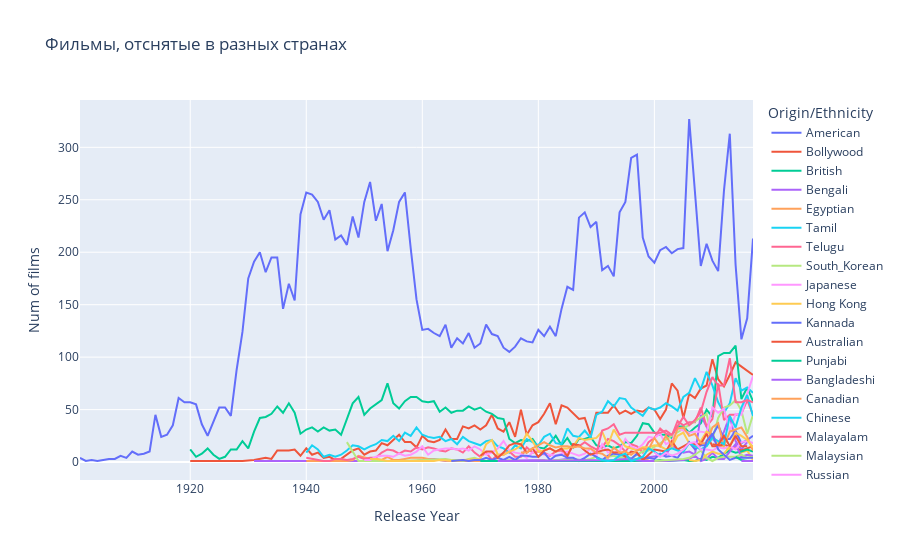

This figure's notebook cell:
### Code cell
px.line(df1,x='Release Year', y='Num of films', color='Origin/Ethnicity',  
                title="Фильмы, отснятые в разных странах", log_y=False)

### Figure 1 — Plotly figure (JSON) as saved in the notebook; plotly's stock layout.template omitted (floating-point values rounded to 4 significant figures)
{"data": [{"hovertemplate": "Origin/Ethnicity=American<br>Release Year=%{x}<br>Num of films=%{y}<extra></extra>", "legendgroup": "American", "line": {"color": "#636efa", "dash": "solid"}, "marker": {"symbol": "circle"}, "mode": "lines", "name": "American", "orientation": "v", "showlegend": true, "type": "scatter", "x": [1901, 1902, 1903, 1904, 1905, 1906, 1907, 1908, 1909, 1910, 1911, 1912, 1913, 1914, 1915, 1916, 1917, 1918, 1919, 1920, 1921, 1922, 1923, 1924, 1925, 1926, 1927, 1928, 1929, 1930, 1931, 1932, 1933, 1934, 1935, 1936, 1937, 1938, 1939, 1940, 1941, 1942, 1943, 1944, 1945, 1946, 1947, 1948, 1949, 1950, 1951, 1952, 1953, 1954, 1955, 1956, 1957, 1958, 1959, 1960, 1961, 1962, 1963, 1964, 1965, 1966, 1967, 1968, 1969, 1970, 1971, 1972, 1973, 1974, 1975, 1976, 1977, 1978, 1979, 1980, 1981, 1982, 1983, 1984, 1985, 1986, 1987, 1988, 1989, 1990, 1991, 1992, 1993, 1994, 1995, 1996, 1997, 1998, 1999, 2000, 2001, 2002, 2003, 2004, 2005, 2006, 2007, 2008, 2009, 2010, 2011, 2012, 2013, 2014, 2015, 2016, 2017], "xaxis": "x", "y": [4, 1, 2, 1, 2, 3, 3, 6, 4, 10, 7, 8, 10, 45, 24, 26, 35, 61, 57, 57, 55, 36, 25, 38, 52, 52, 44, 88, 124, 175, 191, 200, 181, 195, 195, 146, 170, 154, 236, 257, 255, 248, 231, 240, 212, 216, 207, 234, 214, 248, 267, 230, 246, 201, 221, 248, 257, 204, 155, 126, 127, 123, 120, 131, 109, 118, 113, 123, 109, 113, 131, 122, 120, 109, 105, 110, 118, 115, 114, 126, 120, 129, 120, 146, 167, 164, 233, 238, 224, 229, 183, 187, 177, 238, 248, 290, 293, 214, 196, 190, 202, 205, 199, 203, 204, 327, 259, 187, 208, 192, 182, 259, 313, 188, 117, 137, 213], "yaxis": "y"}, {"hovertemplate": "Origin/Ethnicity=Bollywood<br>Release Year=%{x}<br>Num of films=%{y}<extra></extra>", "legendgroup": "Bollywood", "line": {"color": "#EF553B", "dash": "solid"}, "marker": {"symbol": "circle"}, "mode": "lines", "name": "Bollywood", "orientation": "v", "showlegend": true, "type": "scatter", "x": [1920, 1921, 1929, 1931, 1933, 1934, 1935, 1936, 1937, 1938, 1939, 1940, 1941, 1942, 1943, 1944, 1945, 1946, 1947, 1948, 1949, 1950, 1951, 1952, 1953, 1954, 1955, 1956, 1957, 1958, 1959, 1960, 1961, 1962, 1963, 1964, 1965, 1966, 1967, 1968, 1969, 1970, 1971, 1972, 1973, 1974, 1975, 1976, 1977, 1978, 1979, 1980, 1981, 1982, 1983, 1984, 1985, 1986, 1987, 1988, 1989, 1990, 1991, 1992, 1993, 1994, 1995, 1996, 1997, 1998, 1999, 2000, 2001, 2002, 2003, 2004, 2005, 2006, 2007, 2008, 2009, 2010, 2011, 2012, 2013, 2014, 2017], "xaxis": "x", "y": [1, 1, 1, 2, 4, 3, 11, 11, 11, 12, 6, 13, 7, 9, 4, 5, 2, 3, 7, 11, 13, 7, 10, 11, 18, 16, 21, 26, 19, 19, 14, 25, 20, 19, 21, 31, 22, 22, 34, 32, 35, 31, 35, 45, 32, 29, 38, 24, 50, 26, 35, 38, 46, 56, 36, 54, 52, 46, 41, 42, 26, 47, 47, 47, 54, 46, 49, 46, 49, 48, 52, 50, 41, 50, 75, 68, 42, 65, 61, 70, 73, 98, 79, 72, 83, 95, 83], "yaxis": "y"}, {"hovertemplate": "Origin/Ethnicity=British<br>Release Year=%{x}<br>Num of films=%{y}<extra></extra>", "legendgroup": "British", "line": {"color": "#00cc96", "dash": "solid"}, "marker": {"symbol": "circle"}, "mode": "lines", "name": "British", "orientation": "v", "showlegend": true, "type": "scatter", "x": [1920, 1921, 1922, 1923, 1924, 1925, 1926, 1927, 1928, 1929, 1930, 1931, 1932, 1933, 1934, 1935, 1936, 1937, 1938, 1939, 1940, 1941, 1942, 1943, 1944, 1945, 1946, 1947, 1948, 1949, 1950, 1951, 1952, 1953, 1954, 1955, 1956, 1957, 1958, 1959, 1960, 1961, 1962, 1963, 1964, 1965, 1966, 1967, 1968, 1969, 1970, 1971, 1972, 1973, 1974, 1975, 1976, 1977, 1978, 1979, 1980, 1981, 1982, 1983, 1984, 1985, 1986, 1987, 1988, 1989, 1990, 1991, 1992, 1993, 1994, 1995, 1996, 1997, 1998, 1999, 2000, 2001, 2002, 2003, 2004, 2005, 2006, 2007, 2008, 2009, 2010, 2011, 2012, 2013, 2014, 2015, 2016, 2017], "xaxis": "x", "y": [12, 5, 8, 13, 7, 3, 5, 12, 12, 20, 13, 29, 42, 43, 46, 53, 47, 56, 47, 27, 31, 33, 29, 33, 30, 31, 26, 41, 56, 62, 45, 51, 55, 59, 75, 56, 51, 58, 62, 62, 58, 57, 58, 48, 52, 47, 49, 49, 53, 50, 52, 48, 46, 42, 41, 22, 18, 21, 20, 22, 14, 13, 18, 25, 16, 23, 14, 22, 22, 24, 16, 14, 16, 13, 15, 19, 18, 25, 37, 36, 28, 26, 26, 23, 34, 34, 28, 33, 37, 50, 43, 101, 104, 104, 111, 60, 71, 58], "yaxis": "y"}, {"hovertemplate": "Origin/Ethnicity=Bengali<br>Release Year=%{x}<br>Num of films=%{y}<extra></extra>", "legendgroup": "Bengali", "line": {"color": "#ab63fa", "dash": "solid"}, "marker": {"symbol": "circle"}, "mode": "lines", "name": "Bengali", "orientation": "v", "showlegend": true, "type": "scatter", "x": [1931, 1932, 1933, 1935, 1955, 1956, 1957, 1958, 1959, 1961, 1962, 1963, 1964, 1966, 1967, 1968, 1970, 1971, 1981, 1982, 1985, 1990, 1992, 1993, 1997, 2002, 2003, 2004, 2005, 2006, 2007, 2008, 2010, 2011, 2012, 2013, 2014, 2015, 2016], "xaxis": "x", "y": [1, 1, 1, 1, 1, 1, 1, 1, 1, 3, 3, 2, 1, 2, 1, 1, 2, 1, 2, 1, 3, 1, 1, 1, 3, 7, 16, 12, 9, 10, 7, 45, 22, 17, 29, 44, 20, 12, 19], "yaxis": "y"}, {"hovertemplate": "Origin/Ethnicity=Egyptian<br>Release Year=%{x}<br>Num of films=%{y}<extra></extra>", "legendgroup": "Egyptian", "line": {"color": "#FFA15A", "dash": "solid"}, "marker": {"symbol": "circle"}, "mode": "lines", "name": "Egyptian", "orientation": "v", "showlegend": true, "type": "scatter", "x": [1940, 1944, 1946, 1947, 1948, 1949, 1951, 1952, 1953, 1954, 1955, 1956, 1957, 1958, 1959, 1960, 1961, 1963, 1965, 1969, 1971, 1975, 1979, 1981, 1982, 1983, 1985, 1986, 1990, 1991, 1992, 1994, 1999], "xaxis": "x", "y": [1, 1, 1, 1, 2, 6, 3, 3, 2, 5, 2, 2, 3, 4, 4, 4, 3, 2, 1, 1, 1, 1, 1, 1, 1, 1, 1, 1, 1, 2, 1, 2, 2], "yaxis": "y"}, {"hovertemplate": "Origin/Ethnicity=Tamil<br>Release Year=%{x}<br>Num of films=%{y}<extra></extra>", "legendgroup": "Tamil", "line": {"color": "#19d3f3", "dash": "solid"}, "marker": {"symbol": "circle"}, "mode": "lines", "name": "Tamil", "orientation": "v", "showlegend": true, "type": "scatter", "x": [1940, 1941, 1942, 1943, 1944, 1945, 1946, 1947, 1948, 1949, 1950, 1951, 1952, 1953, 1954, 1955, 1956, 1957, 1958, 1959, 1960, 1961, 1962, 1963, 1964, 1965, 1966, 1967, 1968, 1969, 1970, 1971, 1972, 1973, 1974, 1975, 1976, 1977, 1978, 1979, 1980, 1981, 1982, 1983, 1984, 1985, 1986, 1987, 1988, 1989, 1990, 1991, 1992, 1993, 1994, 1995, 1996, 1997, 1998, 1999, 2000, 2001, 2002, 2003, 2004, 2005, 2006, 2007, 2008, 2009, 2010, 2011, 2012, 2013, 2014, 2015, 2016, 2017], "xaxis": "x", "y": [9, 16, 12, 5, 7, 5, 7, 11, 16, 15, 12, 15, 17, 21, 20, 25, 20, 28, 25, 33, 26, 24, 23, 24, 20, 22, 17, 24, 20, 18, 16, 20, 21, 15, 13, 9, 16, 13, 22, 19, 16, 24, 27, 18, 17, 32, 25, 24, 30, 23, 45, 48, 58, 53, 61, 60, 52, 48, 44, 52, 50, 52, 56, 53, 49, 62, 66, 80, 69, 86, 73, 57, 47, 56, 80, 68, 71, 66], "yaxis": "y"}, {"hovertemplate": "Origin/Ethnicity=Telugu<br>Release Year=%{x}<br>Num of films=%{y}<extra></extra>", "legendgroup": "Telugu", "line": {"color": "#FF6692", "dash": "solid"}, "marker": {"symbol": "circle"}, "mode": "lines", "name": "Telugu", "orientation": "v", "showlegend": true, "type": "scatter", "x": [1940, 1942, 1943, 1944, 1945, 1946, 1947, 1948, 1949, 1950, 1951, 1952, 1953, 1954, 1955, 1956, 1957, 1958, 1959, 1960, 1961, 1962, 1963, 1964, 1965, 1966, 1967, 1968, 1969, 1970, 1971, 1972, 1973, 1974, 1975, 1976, 1977, 1978, 1979, 1980, 1981, 1982, 1983, 1984, 1985, 1986, 1987, 1988, 1989, 1990, 1991, 1992, 1993, 1994, 1995, 1996, 1997, 1998, 1999, 2000, 2001, 2002, 2003, 2004, 2005, 2006, 2007, 2008, 2009, 2010, 2011, 2012, 2013, 2014, 2015, 2016, 2017], "xaxis": "x", "y": [4, 2, 1, 1, 3, 3, 2, 3, 5, 3, 4, 4, 9, 12, 11, 8, 11, 10, 14, 12, 14, 13, 11, 10, 13, 12, 9, 15, 9, 5, 9, 2, 7, 7, 10, 5, 5, 14, 9, 10, 9, 6, 10, 11, 5, 17, 15, 19, 15, 12, 14, 22, 20, 16, 10, 17, 15, 9, 19, 23, 32, 27, 25, 39, 35, 38, 38, 52, 34, 41, 75, 40, 45, 45, 46, 59, 45], "yaxis": "y"}, {"hovertemplate": "Origin/Ethnicity=South_Korean<br>Release Year=%{x}<br>Num of films=%{y}<extra></extra>", "legendgroup": "South_Korean", "line": {"color": "#B6E880", "dash": "solid"}, "marker": {"symbol": "circle"}, "mode": "lines", "name": "South_Korean", "orientation": "v", "showlegend": true, "type": "scatter", "x": [1947, 1949, 1956, 1960, 1961, 1963, 1964, 1965, 1966, 1967, 1968, 1969, 1970, 1971, 1972, 1973, 1975, 1976, 1977, 1978, 1979, 1984, 1985, 1986, 1987, 1988, 1989, 1990, 1991, 1992, 1993, 1994, 1995, 1996, 1997, 1998, 1999, 2009, 2010, 2011, 2012, 2013, 2014, 2015, 2016, 2017], "xaxis": "x", "y": [19, 1, 1, 2, 2, 3, 3, 2, 2, 1, 3, 4, 2, 1, 2, 1, 2, 2, 1, 1, 1, 2, 2, 3, 2, 2, 3, 5, 1, 5, 6, 4, 5, 3, 7, 10, 11, 46, 21, 42, 52, 54, 59, 49, 27, 45], "yaxis": "y"}, {"hovertemplate": "Origin/Ethnicity=Japanese<br>Release Year=%{x}<br>Num of films=%{y}<extra></extra>", "legendgroup": "Japanese", "line": {"color": "#FF97FF", "dash": "solid"}, "marker": {"symbol": "circle"}, "mode": "lines", "name": "Japanese", "orientation": "v", "showlegend": true, "type": "scatter", "x": [1950, 1951, 1952, 1953, 1954, 1955, 1956, 1957, 1958, 1959, 1960, 1961, 1962, 1963, 1964, 1965, 1966, 1967, 1968, 1969, 1970, 1971, 1972, 1973, 1974, 1975, 1976, 1977, 1978, 1979, 1980, 1981, 1982, 1983, 1984, 1985, 1986, 1987, 1988, 1989, 1990, 1991, 1992, 1993, 1994, 1995, 1996, 1997, 1998, 1999, 2000, 2001, 2002, 2003, 2004, 2005, 2006, 2007, 2008, 2009, 2010, 2011, 2012, 2013, 2014, 2015, 2016, 2017], "xaxis": "x", "y": [2, 2, 5, 6, 6, 5, 8, 6, 7, 10, 15, 7, 11, 12, 13, 13, 12, 13, 11, 15, 12, 7, 9, 13, 20, 11, 9, 8, 4, 9, 13, 7, 7, 6, 8, 10, 8, 6, 8, 13, 6, 17, 9, 9, 10, 22, 15, 12, 17, 24, 23, 27, 17, 20, 32, 30, 28, 29, 29, 28, 52, 47, 51, 29, 46, 45, 65, 82], "yaxis": "y"}, {"hovertemplate": "Origin/Ethnicity=Hong Kong<br>Release Year=%{x}<br>Num of films=%{y}<extra></extra>", "legendgroup": "Hong Kong", "line": {"color": "#FECB52", "dash": "solid"}, "marker": {"symbol": "circle"}, "mode": "lines", "name": "Hong Kong", "orientation": "v", "showlegend": true, "type": "scatter", "x": [1951, 1952, 1954, 1955, 1958, 1962, 1963, 1966, 1967, 1970, 1971, 1972, 1973, 1974, 1975, 1976, 1977, 1978, 1979, 1980, 1981, 1982, 1983, 1984, 1985, 1986, 1987, 1988, 1989, 1990, 1991, 1992, 1993, 1994, 1995, 1996, 1997, 1998, 1999, 2000, 2001, 2002, 2003, 2004, 2005, 2006, 2007, 2008, 2009, 2010, 2011, 2012, 2013, 2014, 2015, 2016, 2017], "xaxis": "x", "y": [3, 3, 1, 1, 1, 1, 2, 1, 2, 3, 17, 21, 7, 7, 10, 12, 16, 27, 20, 10, 11, 13, 10, 13, 13, 15, 23, 21, 22, 23, 29, 16, 31, 22, 15, 13, 11, 14, 14, 16, 15, 12, 14, 25, 28, 18, 13, 20, 29, 26, 17, 14, 12, 16, 9, 11, 2], "yaxis": "y"}, {"hovertemplate": "Origin/Ethnicity=Kannada<br>Release Year=%{x}<br>Num of films=%{y}<extra></extra>", "legendgroup": "Kannada", "line": {"color": "#636efa", "dash": "solid"}, "marker": {"symbol": "circle"}, "mode": "lines", "name": "Kannada", "orientation": "v", "showlegend": true, "type": "scatter", "x": [1965, 1967, 1968, 1969, 1970, 1971, 1972, 1973, 1974, 1975, 1976, 1977, 1978, 1979, 1980, 1981, 1982, 1983, 1984, 1985, 1986, 1987, 1988, 1989, 1990, 1991, 1992, 1993, 1994, 1995, 1996, 1997, 1998, 1999, 2000, 2001, 2002, 2003, 2004, 2005, 2006, 2007, 2008, 2009, 2010, 2011, 2012, 2013, 2014, 2015, 2016, 2017], "xaxis": "x", "y": [1, 2, 1, 2, 2, 4, 2, 4, 2, 5, 2, 6, 6, 5, 5, 9, 2, 6, 7, 4, 4, 1, 4, 8, 5, 2, 6, 8, 7, 6, 3, 8, 3, 4, 3, 8, 5, 6, 4, 11, 19, 12, 16, 16, 25, 35, 22, 22, 30, 18, 21, 25], "yaxis": "y"}, {"hovertemplate": "Origin/Ethnicity=Australian<br>Release Year=%{x}<br>Num of films=%{y}<extra></extra>", "legendgroup": "Australian", "line": {"color": "#EF553B", "dash": "solid"}, "marker": {"symbol": "circle"}, "mode": "lines", "name": "Australian", "orientation": "v", "showlegend": true, "type": "scatter", "x": [1970, 1971, 1972, 1973, 1974, 1975, 1976, 1977, 1978, 1979, 1980, 1981, 1982, 1983, 1984, 1985, 1986, 1987, 1988, 1989, 1990, 1991, 1992, 1993, 1994, 1995, 1996, 1997, 1998, 1999, 2000, 2001, 2002, 2003, 2004, 2005, 2006, 2007, 2008, 2009, 2010, 2011, 2012, 2013, 2014, 2015, 2016, 2017], "xaxis": "x", "y": [6, 10, 10, 4, 9, 16, 18, 17, 9, 13, 5, 11, 13, 10, 13, 6, 17, 16, 11, 7, 9, 11, 12, 9, 9, 5, 10, 9, 2, 7, 12, 11, 10, 20, 12, 15, 18, 17, 17, 27, 15, 15, 17, 14, 13, 11, 13, 15], "yaxis": "y"}, {"hovertemplate": "Origin/Ethnicity=Punjabi<br>Release Year=%{x}<br>Num of films=%{y}<extra></extra>", "legendgroup": "Punjabi", "line": {"color": "#00cc96", "dash": "solid"}, "marker": {"symbol": "circle"}, "mode": "lines", "name": "Punjabi", "orientation": "v", "showlegend": true, "type": "scatter", "x": [1970, 1974, 2000, 2001, 2002, 2005, 2006, 2007, 2008, 2009, 2010, 2011, 2012, 2013, 2014, 2015, 2016, 2017], "xaxis": "x", "y": [1, 1, 1, 2, 1, 2, 1, 1, 3, 2, 5, 4, 8, 11, 9, 10, 12, 10], "yaxis": "y"}, {"hovertemplate": "Origin/Ethnicity=Bangladeshi<br>Release Year=%{x}<br>Num of films=%{y}<extra></extra>", "legendgroup": "Bangladeshi", "line": {"color": "#ab63fa", "dash": "solid"}, "marker": {"symbol": "circle"}, "mode": "lines", "name": "Bangladeshi", "orientation": "v", "showlegend": true, "type": "scatter", "x": [1973, 1975, 1976, 1978, 1993, 1995, 1998, 1999, 2002, 2005, 2006, 2007, 2008, 2009, 2010, 2011, 2012, 2013, 2014, 2015, 2016, 2017], "xaxis": "x", "y": [1, 1, 1, 1, 2, 3, 1, 1, 1, 2, 3, 6, 1, 3, 9, 3, 3, 10, 17, 5, 7, 6], "yaxis": "y"}, {"hovertemplate": "Origin/Ethnicity=Canadian<br>Release Year=%{x}<br>Num of films=%{y}<extra></extra>", "legendgroup": "Canadian", "line": {"color": "#FFA15A", "dash": "solid"}, "marker": {"symbol": "circle"}, "mode": "lines", "name": "Canadian", "orientation": "v", "showlegend": true, "type": "scatter", "x": [1977, 1978, 1979, 1980, 1981, 1982, 1983, 1984, 1985, 1986, 1987, 1988, 1989, 1990, 1991, 1992, 1993, 1994, 1995, 1996, 1997, 1998, 1999, 2000, 2001, 2002, 2003, 2004, 2005, 2006, 2007, 2008, 2009, 2010, 2011, 2012, 2013, 2014, 2015, 2016, 2017], "xaxis": "x", "y": [9, 9, 13, 16, 19, 16, 14, 15, 15, 14, 15, 13, 13, 9, 8, 4, 14, 9, 10, 7, 11, 13, 12, 23, 15, 25, 16, 32, 33, 25, 27, 18, 18, 33, 37, 15, 29, 31, 33, 24, 11], "yaxis": "y"}, {"hovertemplate": "Origin/Ethnicity=Chinese<br>Release Year=%{x}<br>Num of films=%{y}<extra></extra>", "legendgroup": "Chinese", "line": {"color": "#19d3f3", "dash": "solid"}, "marker": {"symbol": "circle"}, "mode": "lines", "name": "Chinese", "orientation": "v", "showlegend": true, "type": "scatter", "x": [1990, 1991, 1992, 1993, 1994, 1995, 1996, 1997, 1998, 1999, 2000, 2001, 2002, 2003, 2004, 2005, 2006, 2007, 2008, 2009, 2010, 2011, 2012, 2013, 2014, 2015, 2016, 2017], "xaxis": "x", "y": [4, 2, 1, 2, 6, 8, 1, 3, 5, 13, 10, 6, 11, 13, 11, 10, 18, 15, 12, 15, 23, 20, 17, 44, 33, 52, 64, 44], "yaxis": "y"}, {"hovertemplate": "Origin/Ethnicity=Malayalam<br>Release Year=%{x}<br>Num of films=%{y}<extra></extra>", "legendgroup": "Malayalam", "line": {"color": "#FF6692", "dash": "solid"}, "marker": {"symbol": "circle"}, "mode": "lines", "name": "Malayalam", "orientation": "v", "showlegend": true, "type": "scatter", "x": [1990, 1991, 1992, 1993, 1994, 1995, 2000, 2001, 2002, 2003, 2004, 2005, 2006, 2007, 2008, 2009, 2010, 2011, 2012, 2013, 2014, 2015, 2016, 2017], "xaxis": "x", "y": [8, 30, 32, 36, 26, 28, 28, 28, 30, 26, 34, 43, 35, 40, 48, 67, 81, 73, 73, 99, 57, 57, 59, 57], "yaxis": "y"}, {"hovertemplate": "Origin/Ethnicity=Malaysian<br>Release Year=%{x}<br>Num of films=%{y}<extra></extra>", "legendgroup": "Malaysian", "line": {"color": "#B6E880", "dash": "solid"}, "marker": {"symbol": "circle"}, "mode": "lines", "name": "Malaysian", "orientation": "v", "showlegend": true, "type": "scatter", "x": [2000, 2003, 2004, 2005, 2006, 2007, 2008, 2009, 2010, 2011, 2012, 2013, 2014, 2015, 2016, 2017], "xaxis": "x", "y": [1, 2, 2, 3, 4, 7, 11, 4, 1, 4, 5, 5, 5, 7, 4, 5], "yaxis": "y"}, {"hovertemplate": "Origin/Ethnicity=Russian<br>Release Year=%{x}<br>Num of films=%{y}<extra></extra>", "legendgroup": "Russian", "line": {"color": "#FF97FF", "dash": "solid"}, "marker": {"symbol": "circle"}, "mode": "lines", "name": "Russian", "orientation": "v", "showlegend": true, "type": "scatter", "x": [2000, 2001, 2002, 2003, 2004, 2005, 2006, 2007, 2008, 2009, 2010, 2011, 2012, 2013, 2014, 2015, 2016, 2017], "xaxis": "x", "y": [9, 5, 9, 6, 8, 12, 18, 19, 12, 12, 11, 14, 13, 15, 12, 19, 20, 18], "yaxis": "y"}, {"hovertemplate": "Origin/Ethnicity=Marathi<br>Release Year=%{x}<br>Num of films=%{y}<extra></extra>", "legendgroup": "Marathi", "line": {"color": "#FECB52", "dash": "solid"}, "marker": {"symbol": "circle"}, "mode": "lines", "name": "Marathi", "orientation": "v", "showlegend": true, "type": "scatter", "x": [2006, 2007, 2008, 2009, 2010, 2011, 2012, 2013, 2014, 2015, 2016, 2017], "xaxis": "x", "y": [2, 1, 2, 7, 10, 8, 8, 15, 28, 25, 21, 14], "yaxis": "y"}, {"hovertemplate": "Origin/Ethnicity=Turkish<br>Release Year=%{x}<br>Num of films=%{y}<extra></extra>", "legendgroup": "Turkish", "line": {"color": "#636efa", "dash": "solid"}, "marker": {"symbol": "circle"}, "mode": "lines", "name": "Turkish", "orientation": "v", "showlegend": true, "type": "scatter", "x": [2008, 2009, 2010, 2011, 2013, 2014, 2017], "xaxis": "x", "y": [1, 20, 27, 12, 2, 4, 4], "yaxis": "y"}, {"hovertemplate": "Origin/Ethnicity=Filipino<br>Release Year=%{x}<br>Num of films=%{y}<extra></extra>", "legendgroup": "Filipino", "line": {"color": "#EF553B", "dash": "solid"}, "marker": {"symbol": "circle"}, "mode": "lines", "name": "Filipino", "orientation": "v", "showlegend": true, "type": "scatter", "x": [2010, 2011, 2012, 2013, 2014, 2015, 2016], "xaxis": "x", "y": [17, 16, 25, 15, 25, 15, 15], "yaxis": "y"}, {"hovertemplate": "Origin/Ethnicity=Assamese<br>Release Year=%{x}<br>Num of films=%{y}<extra></extra>", "legendgroup": "Assamese", "line": {"color": "#00cc96", "dash": "solid"}, "marker": {"symbol": "circle"}, "mode": "lines", "name": "Assamese", "orientation": "v", "showlegend": true, "type": "scatter", "x": [2014, 2015, 2016, 2017], "xaxis": "x", "y": [5, 2, 1, 1], "yaxis": "y"}, {"hovertemplate": "Origin/Ethnicity=Maldivian<br>Release Year=%{x}<br>Num of films=%{y}<extra></extra>", "legendgroup": "Maldivian", "line": {"color": "#ab63fa", "dash": "solid"}, "marker": {"symbol": "circle"}, "mode": "lines", "name": "Maldivian", "orientation": "v", "showlegend": true, "type": "scatter", "x": [2015, 2017], "xaxis": "x", "y": [1, 1], "yaxis": "y"}], "layout": {"legend": {"title": {"text": "Origin/Ethnicity"}, "tracegroupgap": 0}, "title": {"text": "Фильмы, отснятые в разных странах"}, "xaxis": {"anchor": "y", "domain": [0, 1], "title": {"text": "Release Year"}}, "yaxis": {"anchor": "x", "domain": [0, 1], "title": {"text": "Num of films"}}}}
